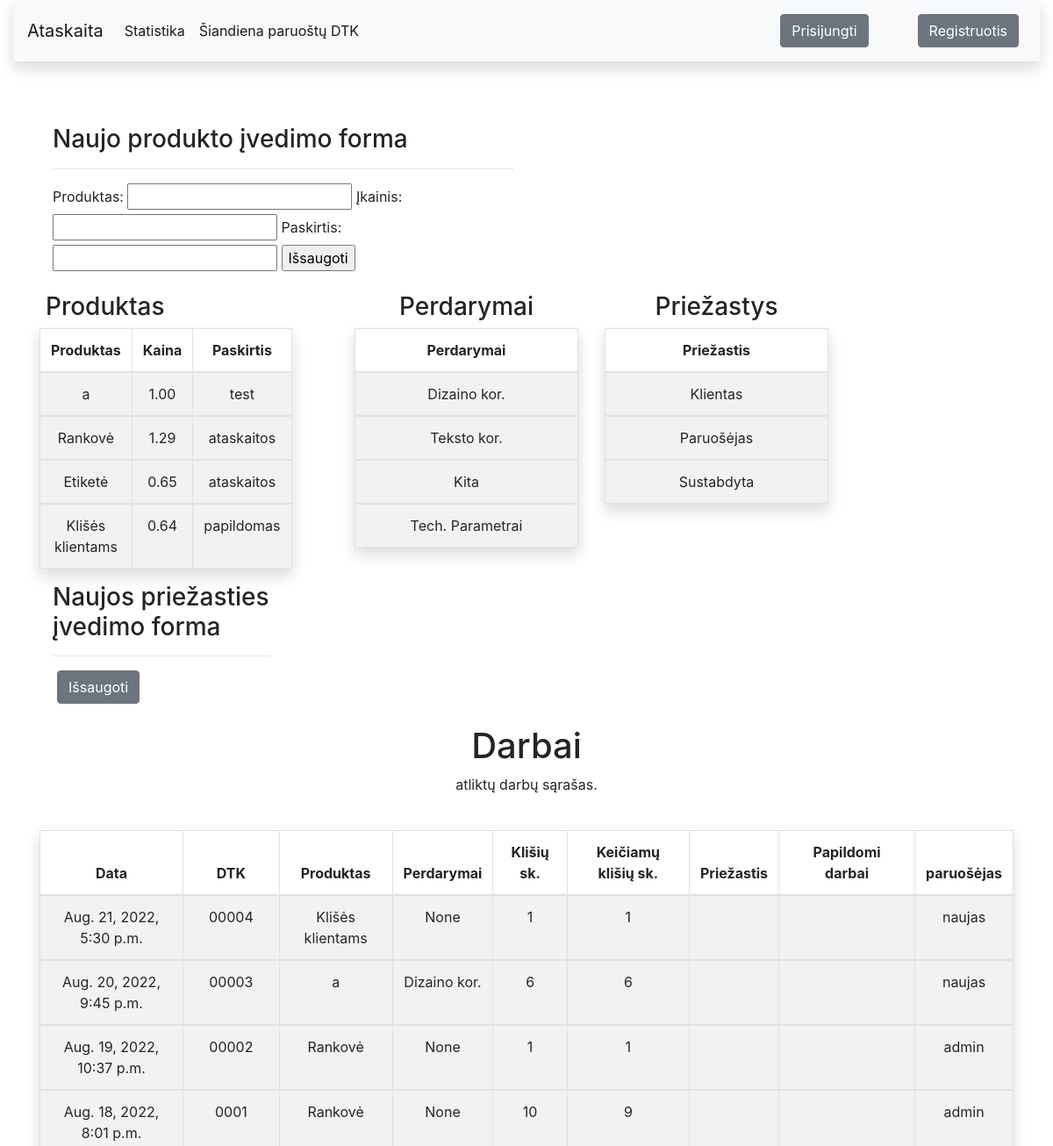
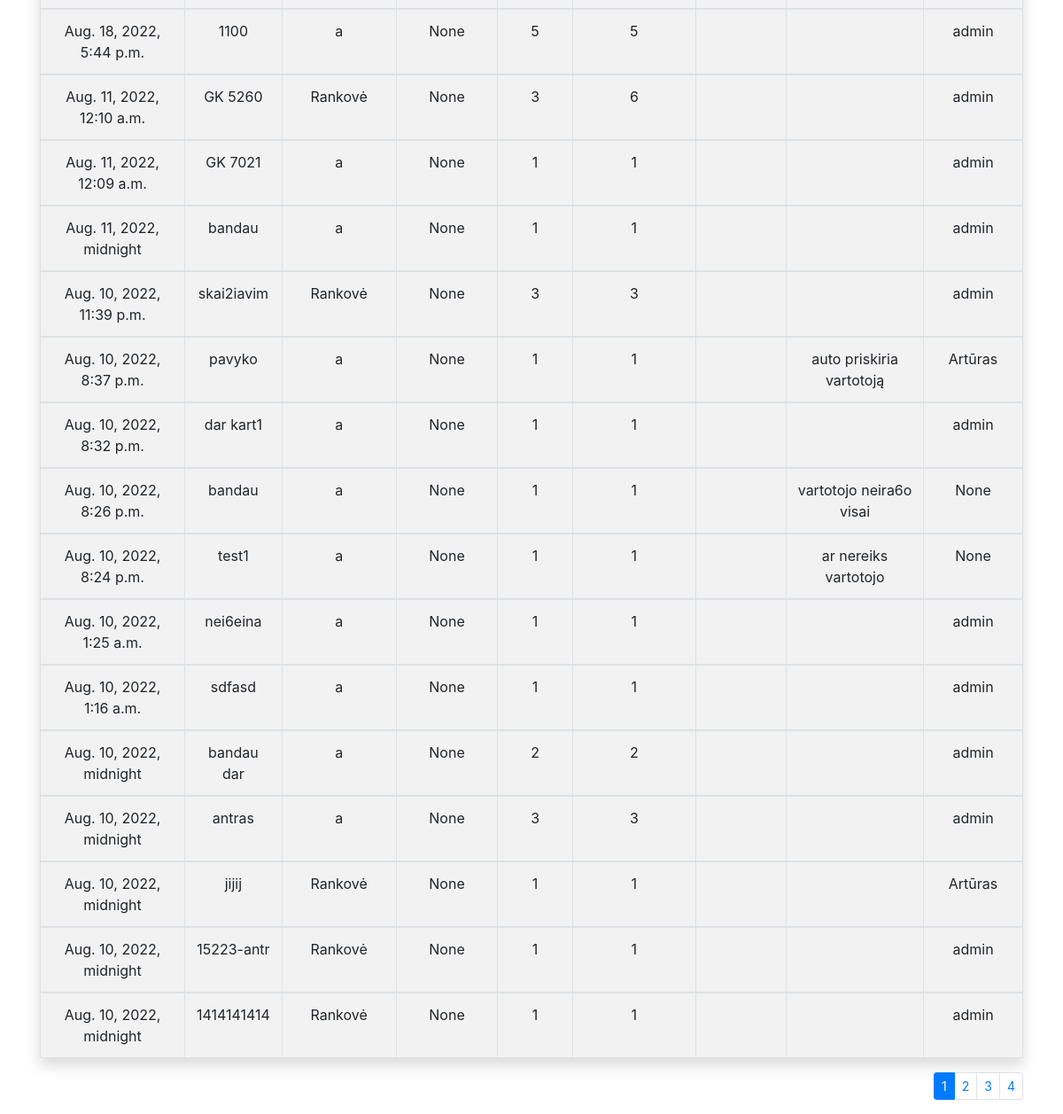
Page /ataskaitos/master/ on the committed database (2 pictures, top to bottom).
### ataskaitos/models.py (models this page shows, shortened)
class Product(models.Model):
    product_name = models.CharField('Produktas', max_length=50)
    price = models.DecimalField('Įkainis', max_digits=10, decimal_places=2)
    purpose = models.CharField('paskirtis', max_length=50, null=True, blank=True)
    def __str__(self):
       return str(self.product_name)

class Remake(models.Model):
    remakes = models.CharField('Perdarymai', max_length=50)
    def __str__(self):
        return str(self.remakes)

class Reason(models.Model):
    reasons = models.CharField('Priežastys', max_length=50)

class Report(models.Model):
    date_field = models.DateTimeField('Data', default=datetime.now)
    dtk_nr = models.CharField('DTK Nr.', max_length=10)
    product_name = models.ForeignKey(Product, help_text='Pasirinkite produktą', on_delete=models.SET_NULL, null=True)
    remakes = models.ForeignKey(Remake, help_text='Pasirinkite perdarimo priežastis', on_delete=models.CASCADE, null=True, blank=True)
    number_of_plates = models.PositiveIntegerField('Klišių sk.')
    number_of_new_plates = models.PositiveIntegerField('Keičiamų klišių sk.')
    reasons = models.ForeignKey(Reason, help_text='Pasirinkite korekcijos tipą', on_delete=models.SET_NULL, null=True, blank=True)
    notes = models.TextField('Pastabos', max_length=1000, help_text='Papildomi dabai', blank=True)
    user = models.ForeignKey(User, on_delete=models.CASCADE, null=True)

### ataskaitos/views.py (the view)
# urls.py: path('master/', views.master, name='master' ),
def master(request):
    form=ProductForm()
    if request.method == 'POST':
        form = ProductForm(request.POST)
        if form.is_valid():
            form.save()
    master = Product.objects.all()
    reason = Reason.objects.all()
    remake = Remake.objects.all()
    paginator = Paginator(Report.objects.order_by('-date_field'), 20)
    page_number = request.GET.get('page')
    paged_reports = paginator.get_page(page_number)
    context={
        'form':form,
        'master':master,
        'report':paged_reports,
        'reason':reason,
        'remake':remake,
        }
    return render(request, 'master.html', context=context)

### ataskaitos/forms.py
class ProductForm(ModelForm):
    class Meta:
        model = Product
        fields = '__all__'

### ataskaitos/templates/master.html (shortened to what this page needs)
{% extends "base.html" %}
{% block content %}
<br>
<div class="container">
    <div class="col-md-6">
    <h3>Naujo produkto įvedimo forma</h3>
    <hr>
    <form action="" method=POST>
        {{form}}
        <input type = "submit" value = "Išsaugoti" >
    </form>
    </div>
    <br>
    <div class="row">
        <div>
            <div class="col-md-6 text-center">
                <h3>Produktas</h3>
                <table class="table text-center table-striped table-bordered table-hover shadow">
                    <thead>
                        <tr>
                            <th>Produktas</th>
                            <th>Kaina</th>
                            <th>Paskirtis</th>
                        </tr>
                    </thead>
                {% for i in master %}
                    <tbody>
                        <tr>
                            <td>{{i.product_name}}</td>
                            <td>{{i.price}}</td>
                            <td>{{i.purpose}}</td>
                        </tr>
                    </tbody>
                {% endfor %}
                </table>
            </div>
        </div>
        <div class="col-md-3 text-center">
            <h3>Perdarymai</h3>
            <table class="table text-center table-striped table-bordered table-hover shadow">
            <thead>
                <tr>
                    <th>Perdarymai</th>
                </tr>
            </thead>
            {% for i in remake %}
            <tbody>
                <tr>
                    <td>{{i.remakes}}</td>
                </tr>
            </tbody>
            {% endfor %}
            </table>
        </div>
        <div class="col-md-3 text-center">
            <h3>Priežastys</h3>
            <table class=" table text-center table-striped table-bordered table-hover shadow">
            <thead>
                <tr>
                    <th>Priežastis</th>
                </tr>
            </thead>
            {% for i in reason %}
            <tbody>
                <tr>
                    <td>{{i.reasons}}</td>
                </tr>
            </tbody>
            {% endfor %}
            </table>
        </div>
    </div>
        <div class="col-md-3">
            <h3>Naujos priežasties įvedimo forma</h3>
            <hr>
            <form  class="form-inline" action="" method=POST>
                <div class="form-row">
                    <div class="col">{{ form.reasons }}</div>
                    <input type = "submit" value = "Išsaugoti" class = "btn btn-secondary">
                </div>
            </form>
        </div>
<br>
<div class="text-center">
    <h1>Darbai</h1>
  <p>atliktų darbų sąrašas.</p>
</div>
<br>
<div>
    <table class="table text-center table-striped table-bordered table-hover shadow">
        <thead>
            <tr>
                <th>Data</th>
                <th>DTK</th>
                <th>Produktas</th>
                <th>Perdarymai</th>
                <th>Klišių sk.</th>
                <th>Keičiamų klišių sk.</th>
                <th>Priežastis</th>
                <th>Papildomi darbai</th>
                <th>paruošėjas</th>
            </tr>
        </thead>
        {% for a in report %}
        <tbody>
            <tr>
                <td>{{a.date_field}}</td>
                <td>{{a.dtk_nr}}</td>
                <td>{{a.product_name}}</td>
                <td>{{a.remakes}}</td>
                <td>{{a.number_of_plates}}</td>
                <td>{{a.number_of_new_plates}}</td>
                <td>{{a.reason}}</td>
                <td>{{a.notes}}</td>
                <td>{{a.user}}</td>
            </tr>
        </tbody>
        {% endfor %}
        </table>
</div>
<div class="puslapiai">
    <nav aria-label="...">
        {% if report.has_other_pages %}
            <ul class="pagination pagination-sm justify-content-end">
                {% for i in report.paginator.page_range %}
                    {% if report.number == i %}
                        <li class="page-item active">
                            <a class="page-link" href">{{ i }}</a>
                        </li>
                    {% else %}
                        <li class="page-item">
                            <a class="page-link" href="?page={{ i }}">{{ i }}</a>
                        </li>
                    {% endif %}
                {% endfor %}
            </ul>
        {% endif %}
    </nav>
</div>
</div>
{% endblock %}

### rows in the picture
Product: product_name "a", price "1.00", purpose "test"
Product: product_name "Rankovė", price "1.29", purpose "ataskaitos"
Product: product_name "Etiketė", price "0.65", purpose "ataskaitos"
Product: product_name "Klišės klientams", price "0.64", purpose "papildomas"
Remake: remakes "Dizaino kor."
Remake: remakes "Teksto kor."
Remake: remakes "Kita"
Remake: remakes "Tech. Parametrai"
Reason: reasons "Klientas"
Reason: reasons "Paruošėjas"
Reason: reasons "Sustabdyta"
Report: date_field "Aug. 21, 2022, 5:30 p.m.", dtk_nr "00004", product_name "Klišės klientams", remakes "None", number_of_plates "1", number_of_new_plates "1", user "naujas"
Report: date_field "Aug. 20, 2022, 9:45 p.m.", dtk_nr "00003", product_name "a", remakes "Dizaino kor.", number_of_plates "6", number_of_new_plates "6", user "naujas"
Report: date_field "Aug. 19, 2022, 10:37 p.m.", dtk_nr "00002", product_name "Rankovė", remakes "None", number_of_plates "1", number_of_new_plates "1", user "admin"
Report: date_field "Aug. 18, 2022, 8:01 p.m.", dtk_nr "0001", product_name "Rankovė", remakes "None", number_of_plates "10", number_of_new_plates "9", user "admin"
Report: date_field "Aug. 18, 2022, 5:44 p.m.", dtk_nr "1100", product_name "a", remakes "None", number_of_plates "5", number_of_new_plates "5", user "admin"
Report: date_field "Aug. 11, 2022, 12:10 a.m.", dtk_nr "GK 5260", product_name "Rankovė", remakes "None", number_of_plates "3", number_of_new_plates "6", user "admin"
Report: date_field "Aug. 11, 2022, 12:09 a.m.", dtk_nr "GK 7021", product_name "a", remakes "None", number_of_plates "1", number_of_new_plates "1", user "admin"
Report: date_field "Aug. 11, 2022, midnight", dtk_nr "bandau", product_name "a", remakes "None", number_of_plates "1", number_of_new_plates "1", user "admin"
Report: date_field "Aug. 10, 2022, 11:39 p.m.", dtk_nr "skai2iavim", product_name "Rankovė", remakes "None", number_of_plates "3", number_of_new_plates "3", user "admin"
Report: date_field "Aug. 10, 2022, 8:37 p.m.", dtk_nr "pavyko", product_name "a", remakes "None", number_of_plates "1", number_of_new_plates "1", notes "auto priskiria vartotoją", user "Artūras"
Report: date_field "Aug. 10, 2022, 8:32 p.m.", dtk_nr "dar kart1", product_name "a", remakes "None", number_of_plates "1", number_of_new_plates "1", user "admin"
Report: date_field "Aug. 10, 2022, 8:26 p.m.", dtk_nr "bandau", product_name "a", remakes "None", number_of_plates "1", number_of_new_plates "1", notes "vartotojo neira6o visai", user "None"
Report: date_field "Aug. 10, 2022, 8:24 p.m.", dtk_nr "test1", product_name "a", remakes "None", number_of_plates "1", number_of_new_plates "1", notes "ar nereiks vartotojo", user "None"
Report: date_field "Aug. 10, 2022, 1:25 a.m.", dtk_nr "nei6eina", product_name "a", remakes "None", number_of_plates "1", number_of_new_plates "1", user "admin"
Report: date_field "Aug. 10, 2022, 1:16 a.m.", dtk_nr "sdfasd", product_name "a", remakes "None", number_of_plates "1", number_of_new_plates "1", user "admin"
Report: date_field "Aug. 10, 2022, midnight", dtk_nr "bandau dar", product_name "a", remakes "None", number_of_plates "2", number_of_new_plates "2", user "admin"
Report: date_field "Aug. 10, 2022, midnight", dtk_nr "antras", product_name "a", remakes "None", number_of_plates "3", number_of_new_plates "3", user "admin"
Report: date_field "Aug. 10, 2022, midnight", dtk_nr "jijij", product_name "Rankovė", remakes "None", number_of_plates "1", number_of_new_plates "1", user "Artūras"
Report: date_field "Aug. 10, 2022, midnight", dtk_nr "15223-antr", product_name "Rankovė", remakes "None", number_of_plates "1", number_of_new_plates "1", user "admin"
Report: date_field "Aug. 10, 2022, midnight", dtk_nr "1414141414", product_name "Rankovė", remakes "None", number_of_plates "1", number_of_new_plates "1", user "admin"

### other values in the picture
{{ i }} "1"
{{ i }} "2" "3" "4"
